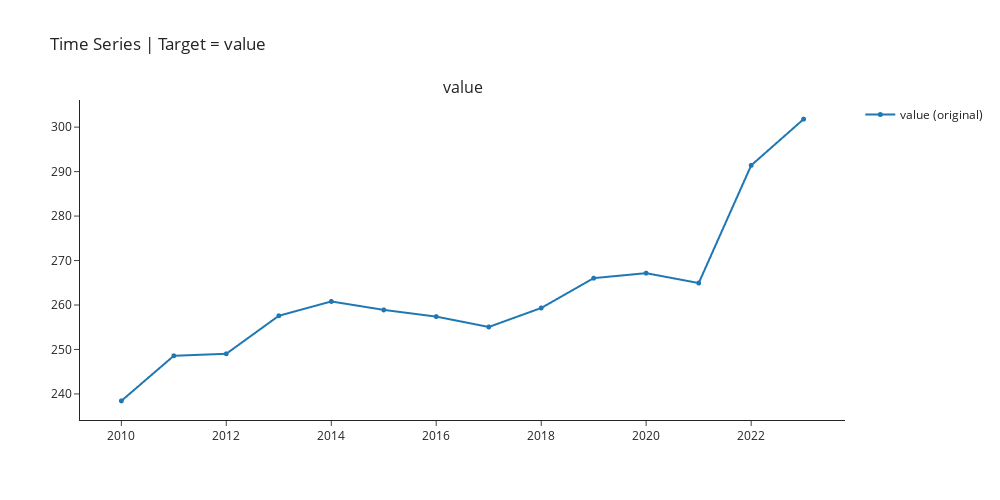

The cell this chart's notebook holds for it:
### Code cell
exp.plot_model(plot="ts",fig_kwargs = {"height":500,"width":1000,"template": "simple_white","hoverinfo":"none","big_data_threshold":100})

### Figure 1 — Plotly figure (JSON) as saved in the notebook; plotly's stock layout.template omitted (floating-point values rounded to 4 significant figures)
{"data": [{"hoverinfo": "none", "line": {"width": 2}, "marker": {"size": 5}, "mode": "lines+markers", "name": "value (original)", "type": "scattergl", "x": ["2010-01-01T00:00:00", "2011-01-01T00:00:00", "2012-01-01T00:00:00", "2013-01-01T00:00:00", "2014-01-01T00:00:00", "2015-01-01T00:00:00", "2016-01-01T00:00:00", "2017-01-01T00:00:00", "2018-01-01T00:00:00", "2019-01-01T00:00:00", "2020-01-01T00:00:00", "2021-01-01T00:00:00", "2022-01-01T00:00:00", "2023-01-01T00:00:00"], "xaxis": "x", "y": [238.4, 248.6, 249.0, 257.6, 260.8, 258.9, 257.4, 255.1, 259.3, 266.0, 267.2, 264.9, 291.4, 301.8], "yaxis": "y"}], "layout": {"annotations": [{"font": {"size": 16}, "showarrow": false, "text": "value", "x": 0.5, "xanchor": "center", "xref": "paper", "y": 1, "yanchor": "bottom", "yref": "paper"}], "autosize": false, "height": 500, "showlegend": true, "title": {"text": "Time Series | Target = value"}, "width": 1000, "xaxis": {"anchor": "y", "domain": [0, 1]}, "yaxis": {"anchor": "x", "domain": [0, 1]}}}
